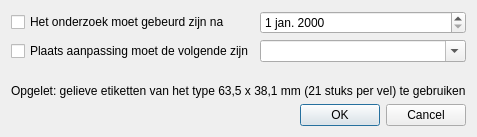
<ui version="4.0" >
 <class>EtikettenDialog</class>
 <widget class="QDialog" name="EtikettenDialog" >
  <property name="windowModality" >
   <enum>Qt::WindowModal</enum>
  </property>
  <property name="geometry" >
   <rect>
    <x>0</x>
    <y>0</y>
    <width>436</width>
    <height>137</height>
   </rect>
  </property>
  <property name="contextMenuPolicy" >
   <enum>Qt::DefaultContextMenu</enum>
  </property>
  <property name="windowTitle" >
   <string>Etiketten</string>
  </property>
  <property name="windowIcon" >
   <iconset resource="../icons.qrc" >
    <normaloff>:/icons/agt_print-64.png</normaloff>:/icons/agt_print-64.png</iconset>
  </property>
  <property name="locale" >
   <locale country="Belgium" language="Dutch" />
  </property>
  <property name="modal" >
   <bool>true</bool>
  </property>
  <layout class="QGridLayout" name="gridLayout" >
   <item row="0" column="0" >
    <widget class="QCheckBox" name="checkBox" >
     <property name="text" >
      <string>Het onderzoek moet gebeurd zijn na</string>
     </property>
    </widget>
   </item>
   <item row="0" column="1" >
    <widget class="QDateEdit" name="dateEdit" />
   </item>
   <item row="1" column="0" >
    <widget class="QCheckBox" name="checkBox_2" >
     <property name="text" >
      <string>Plaats aanpassing moet de volgende zijn</string>
     </property>
    </widget>
   </item>
   <item row="1" column="1" >
    <widget class="QComboBox" name="comboBox" >
     <property name="editable" >
      <bool>true</bool>
     </property>
    </widget>
   </item>
   <item row="3" column="0" colspan="2" >
    <widget class="QLabel" name="label" >
     <property name="text" >
      <string>Opgelet: gelieve etiketten van het type 63,5 x 38,1 mm (21 stuks per vel) te gebruiken</string>
     </property>
    </widget>
   </item>
   <item row="4" column="0" colspan="2" >
    <widget class="QDialogButtonBox" name="buttonBox" >
     <property name="orientation" >
      <enum>Qt::Horizontal</enum>
     </property>
     <property name="standardButtons" >
      <set>QDialogButtonBox::Cancel|QDialogButtonBox::Ok</set>
     </property>
    </widget>
   </item>
   <item row="2" column="0" >
    <spacer name="verticalSpacer" >
     <property name="orientation" >
      <enum>Qt::Vertical</enum>
     </property>
     <property name="sizeHint" stdset="0" >
      <size>
       <width>20</width>
       <height>40</height>
      </size>
     </property>
    </spacer>
   </item>
  </layout>
 </widget>
 <resources>
  <include location="../icons.qrc" />
 </resources>
 <connections>
  <connection>
   <sender>buttonBox</sender>
   <signal>accepted()</signal>
   <receiver>EtikettenDialog</receiver>
   <slot>accept()</slot>
   <hints>
    <hint type="sourcelabel" >
     <x>227</x>
     <y>117</y>
    </hint>
    <hint type="destinationlabel" >
     <x>157</x>
     <y>136</y>
    </hint>
   </hints>
  </connection>
  <connection>
   <sender>buttonBox</sender>
   <signal>rejected()</signal>
   <receiver>EtikettenDialog</receiver>
   <slot>reject()</slot>
   <hints>
    <hint type="sourcelabel" >
     <x>295</x>
     <y>123</y>
    </hint>
    <hint type="destinationlabel" >
     <x>286</x>
     <y>136</y>
    </hint>
   </hints>
  </connection>
 </connections>
</ui>
